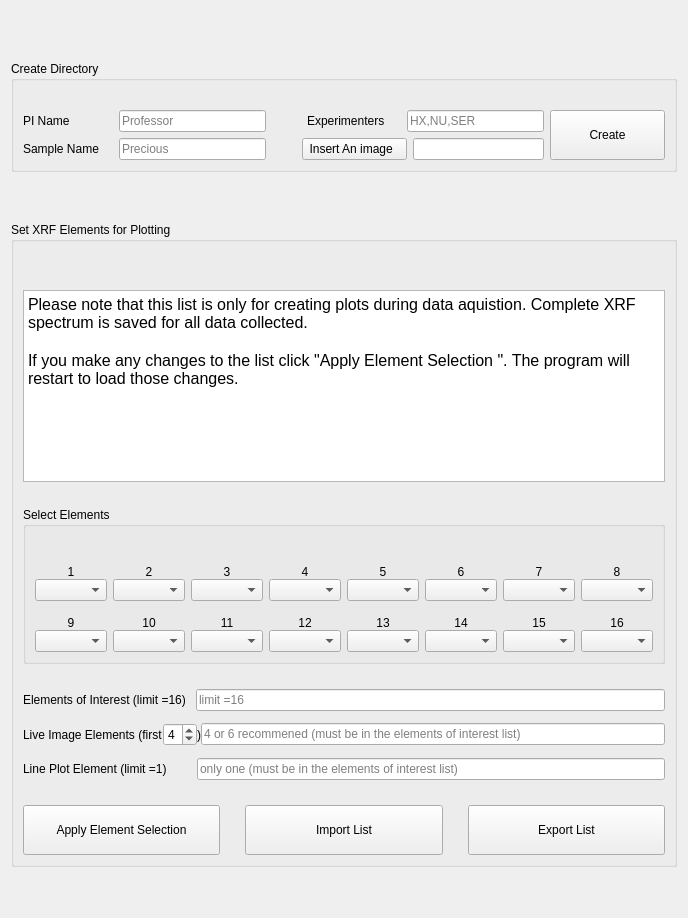
      <widget class="QWidget" name="tab_4">
       <attribute name="title">
        <string>Setup User</string>
       </attribute>
       <layout class="QGridLayout" name="gridLayout_43">
        <item row="0" column="0">
         <layout class="QGridLayout" name="gridLayout_42">
          <property name="topMargin">
           <number>50</number>
          </property>
          <property name="verticalSpacing">
           <number>50</number>
          </property>
          <item row="0" column="0">
           <widget class="QGroupBox" name="groupBox_5">
            <property name="title">
             <string>Create Directory</string>
            </property>
            <layout class="QGridLayout" name="gridLayout_34">
             <item row="0" column="0">
              <widget class="QLabel" name="label_15">
               <property name="text">
                <string/>
               </property>
              </widget>
             </item>
             <item row="1" column="0">
              <layout class="QHBoxLayout" name="horizontalLayout_3">
               <property name="rightMargin">
                <number>15</number>
               </property>
               <item>
                <widget class="QLabel" name="label_11">
                 <property name="text">
                  <string>PI Name             </string>
                 </property>
                </widget>
               </item>
               <item>
                <widget class="QLineEdit" name="le_username">
                 <property name="toolTip">
                  <string/>
                 </property>
                 <property name="placeholderText">
                  <string>Professor</string>
                 </property>
                </widget>
               </item>
              </layout>
             </item>
             <item row="1" column="1">
              <layout class="QHBoxLayout" name="horizontalLayout_2">
               <property name="leftMargin">
                <number>20</number>
               </property>
               <item>
                <widget class="QLabel" name="label_12">
                 <property name="text">
                  <string>Experimenters     </string>
                 </property>
                </widget>
               </item>
               <item>
                <widget class="QLineEdit" name="le_experimenters">
                 <property name="placeholderText">
                  <string>HX,NU,SER</string>
                 </property>
                </widget>
               </item>
              </layout>
             </item>
             <item row="2" column="0">
              <layout class="QHBoxLayout" name="horizontalLayout">
               <property name="rightMargin">
                <number>15</number>
               </property>
               <item>
                <widget class="QLabel" name="label_13">
                 <property name="text">
                  <string>Sample Name    </string>
                 </property>
                </widget>
               </item>
               <item>
                <widget class="QLineEdit" name="le_sample_name">
                 <property name="placeholderText">
                  <string>Precious</string>
                 </property>
                </widget>
               </item>
              </layout>
             </item>
             <item row="2" column="1">
              <layout class="QGridLayout" name="gridLayout_33">
               <property name="leftMargin">
                <number>15</number>
               </property>
               <item row="0" column="0">
                <widget class="QPushButton" name="pb_insert_user_image">
                 <property name="sizePolicy">
                  <sizepolicy hsizetype="Preferred" vsizetype="Preferred">
                   <horstretch>0</horstretch>
                   <verstretch>0</verstretch>
                  </sizepolicy>
                 </property>
                 <property name="text">
                  <string> Insert An image   </string>
                 </property>
                </widget>
               </item>
               <item row="0" column="1">
                <widget class="QLineEdit" name="le_image_path"/>
               </item>
              </layout>
             </item>
             <item row="1" column="2" rowspan="2">
              <widget class="QPushButton" name="pb_create_user">
               <property name="sizePolicy">
                <sizepolicy hsizetype="Preferred" vsizetype="Preferred">
                 <horstretch>0</horstretch>
                 <verstretch>0</verstretch>
                </sizepolicy>
               </property>
               <property name="text">
                <string>                                          
Create
                                </string>
               </property>
              </widget>
             </item>
            </layout>
           </widget>
          </item>
          <item row="1" column="0">
           <widget class="QGroupBox" name="groupBox_7">
            <property name="title">
             <string>Set XRF Elements for Plotting</string>
            </property>
            <layout class="QGridLayout" name="gridLayout_40">
             <property name="verticalSpacing">
              <number>25</number>
             </property>
             <item row="3" column="0">
              <layout class="QGridLayout" name="gridLayout_38">
               <property name="verticalSpacing">
                <number>12</number>
               </property>
               <item row="0" column="0">
                <layout class="QGridLayout" name="gridLayout_35">
                 <item row="0" column="1">
                  <widget class="QLineEdit" name="le_roi_elems">
                   <property name="placeholderText">
                    <string>limit =16</string>
                   </property>
                  </widget>
                 </item>
                 <item row="0" column="0">
                  <widget class="QLabel" name="label_16">
                   <property name="text">
                    <string>Elements of Interest (limit =16)   </string>
                   </property>
                  </widget>
                 </item>
                </layout>
               </item>
               <item row="1" column="0">
                <layout class="QGridLayout" name="gridLayout_36">
                 <item row="0" column="0">
                  <widget class="QLabel" name="label_19">
                   <property name="text">
                    <string>Live Image Elements (first</string>
                   </property>
                  </widget>
                 </item>
                 <item row="0" column="1">
                  <widget class="QSpinBox" name="sb_live_elem_num">
                   <property name="sizePolicy">
                    <sizepolicy hsizetype="Preferred" vsizetype="Preferred">
                     <horstretch>0</horstretch>
                     <verstretch>0</verstretch>
                    </sizepolicy>
                   </property>
                   <property name="minimum">
                    <number>2</number>
                   </property>
                   <property name="maximum">
                    <number>8</number>
                   </property>
                   <property name="singleStep">
                    <number>2</number>
                   </property>
                   <property name="value">
                    <number>4</number>
                   </property>
                  </widget>
                 </item>
                 <item row="0" column="3">
                  <widget class="QLineEdit" name="le_live_elems">
                   <property name="placeholderText">
                    <string>4 or 6 recommened (must be in the elements of interest list)</string>
                   </property>
                  </widget>
                 </item>
                 <item row="0" column="2">
                  <widget class="QLabel" name="label_25">
                   <property name="text">
                    <string>)</string>
                   </property>
                  </widget>
                 </item>
                </layout>
               </item>
               <item row="2" column="0">
                <layout class="QGridLayout" name="gridLayout_37">
                 <item row="0" column="1">
                  <widget class="QLineEdit" name="le_line_elem">
                   <property name="placeholderText">
                    <string>only one (must be in the elements of interest list)</string>
                   </property>
                  </widget>
                 </item>
                 <item row="0" column="0">
                  <widget class="QLabel" name="label_20">
                   <property name="text">
                    <string>Line Plot Element (limit =1)         </string>
                   </property>
                  </widget>
                 </item>
                </layout>
               </item>
              </layout>
             </item>
             <item row="4" column="0">
              <layout class="QHBoxLayout" name="horizontalLayout_4">
               <property name="spacing">
                <number>25</number>
               </property>
               <item>
                <widget class="QPushButton" name="pb_update_xrf_elems">
                 <property name="sizePolicy">
                  <sizepolicy hsizetype="Preferred" vsizetype="Fixed">
                   <horstretch>0</horstretch>
                   <verstretch>0</verstretch>
                  </sizepolicy>
                 </property>
                 <property name="toolTip">
                  <string>Click to update changes to the data collection. This will reload the program</string>
                 </property>
                 <property name="text">
                  <string>
Apply Element Selection                   
                                          </string>
                 </property>
                </widget>
               </item>
               <item>
                <widget class="QPushButton" name="pb_import_xrf_elem_list">
                 <property name="text">
                  <string>
Import List
</string>
                 </property>
                </widget>
               </item>
               <item>
                <widget class="QPushButton" name="pb_export_xrf_elem_list">
                 <property name="text">
                  <string>
Export List
</string>
                 </property>
                </widget>
               </item>
              </layout>
             </item>
             <item row="1" column="0">
              <widget class="QTextEdit" name="textEdit_2">
               <property name="sizePolicy">
                <sizepolicy hsizetype="Expanding" vsizetype="Fixed">
                 <horstretch>0</horstretch>
                 <verstretch>0</verstretch>
                </sizepolicy>
               </property>
               <property name="styleSheet">
                <string notr="true"/>
               </property>
               <property name="readOnly">
                <bool>true</bool>
               </property>
               <property name="html">
                <string>&lt;!DOCTYPE HTML PUBLIC &quot;-//W3C//DTD HTML 4.0//EN&quot; &quot;http://www.w3.org/TR/REC-html40/strict.dtd&quot;&gt;
&lt;html&gt;&lt;head&gt;&lt;meta name=&quot;qrichtext&quot; content=&quot;1&quot; /&gt;&lt;style type=&quot;text/css&quot;&gt;
p, li { white-space: pre-wrap; }
&lt;/style&gt;&lt;/head&gt;&lt;body style=&quot; font-family:'Segoe UI'; font-size:12pt; font-weight:400; font-style:normal;&quot;&gt;
&lt;p style=&quot; margin-top:0px; margin-bottom:0px; margin-left:0px; margin-right:0px; -qt-block-indent:0; text-indent:0px;&quot;&gt;Please note that this list is only for creating plots during data aquistion. Complete XRF spectrum is saved for all data collected. &lt;/p&gt;
&lt;p style=&quot;-qt-paragraph-type:empty; margin-top:0px; margin-bottom:0px; margin-left:0px; margin-right:0px; -qt-block-indent:0; text-indent:0px;&quot;&gt;&lt;br /&gt;&lt;/p&gt;
&lt;p style=&quot; margin-top:0px; margin-bottom:0px; margin-left:0px; margin-right:0px; -qt-block-indent:0; text-indent:0px;&quot;&gt;If you make any changes to the list click &amp;quot;Apply Element Selection &amp;quot;. The program will restart to load those changes.&lt;/p&gt;&lt;/body&gt;&lt;/html&gt;</string>
               </property>
              </widget>
             </item>
             <item row="0" column="0">
              <widget class="QLabel" name="label_21">
               <property name="text">
                <string/>
               </property>
              </widget>
             </item>
             <item row="2" column="0">
              <widget class="QGroupBox" name="xrf_elem_cb_widget">
               <property name="sizePolicy">
                <sizepolicy hsizetype="Preferred" vsizetype="Fixed">
                 <horstretch>0</horstretch>
                 <verstretch>0</verstretch>
                </sizepolicy>
               </property>
               <property name="title">
                <string>Select Elements</string>
               </property>
               <layout class="QGridLayout" name="gridLayout_41">
                <property name="verticalSpacing">
                 <number>15</number>
                </property>
                <item row="0" column="1">
                 <widget class="QLabel" name="label_22">
                  <property name="text">
                   <string/>
                  </property>
                 </widget>
                </item>
                <item row="1" column="0">
                 <layout class="QVBoxLayout" name="verticalLayout_22">
                  <item>
                   <widget class="QLabel" name="label_23">
                    <property name="text">
                     <string>1</string>
                    </property>
                    <property name="alignment">
                     <set>Qt::AlignCenter</set>
                    </property>
                   </widget>
                  </item>
                  <item>
                   <widget class="QComboBox" name="cb_elem_1"/>
                  </item>
                 </layout>
                </item>
                <item row="1" column="1">
                 <layout class="QVBoxLayout" name="verticalLayout_23">
                  <item>
                   <widget class="QLabel" name="label_24">
                    <property name="text">
                     <string>2</string>
                    </property>
                    <property name="alignment">
                     <set>Qt::AlignCenter</set>
                    </property>
                   </widget>
                  </item>
                  <item>
                   <widget class="QComboBox" name="cb_elem_2"/>
                  </item>
                 </layout>
                </item>
                <item row="1" column="2">
                 <layout class="QVBoxLayout" name="verticalLayout">
                  <item>
                   <widget class="QLabel" name="label_38">
                    <property name="text">
                     <string>3</string>
                    </property>
                    <property name="alignment">
                     <set>Qt::AlignCenter</set>
                    </property>
                   </widget>
                  </item>
                  <item>
                   <widget class="QComboBox" name="cb_elem_3"/>
                  </item>
                 </layout>
                </item>
                <item row="1" column="3">
                 <layout class="QVBoxLayout" name="verticalLayout_3">
                  <item>
                   <widget class="QLabel" name="label_33">
                    <property name="text">
                     <string>4</string>
                    </property>
                    <property name="alignment">
                     <set>Qt::AlignCenter</set>
                    </property>
                   </widget>
                  </item>
                  <item>
                   <widget class="QComboBox" name="cb_elem_4"/>
                  </item>
                 </layout>
                </item>
                <item row="1" column="4">
                 <layout class="QVBoxLayout" name="verticalLayout_4">
                  <item>
                   <widget class="QLabel" name="label_35">
                    <property name="text">
                     <string>5</string>
                    </property>
                    <property name="alignment">
                     <set>Qt::AlignCenter</set>
                    </property>
                   </widget>
                  </item>
                  <item>
                   <widget class="QComboBox" name="cb_elem_5"/>
                  </item>
                 </layout>
                </item>
                <item row="1" column="5">
                 <layout class="QVBoxLayout" name="verticalLayout_10">
                  <item>
                   <widget class="QLabel" name="label_30">
                    <property name="text">
                     <string>6</string>
                    </property>
                    <property name="alignment">
                     <set>Qt::AlignCenter</set>
                    </property>
                   </widget>
                  </item>
                  <item>
                   <widget class="QComboBox" name="cb_elem_6"/>
                  </item>
                 </layout>
                </item>
                <item row="1" column="6">
                 <layout class="QVBoxLayout" name="verticalLayout_12">
                  <item>
                   <widget class="QLabel" name="label_36">
                    <property name="text">
                     <string>7</string>
                    </property>
                    <property name="alignment">
                     <set>Qt::AlignCenter</set>
                    </property>
                   </widget>
                  </item>
                  <item>
                   <widget class="QComboBox" name="cb_elem_7"/>
                  </item>
                 </layout>
                </item>
                <item row="1" column="7">
                 <layout class="QVBoxLayout" name="verticalLayout_13">
                  <item>
                   <widget class="QLabel" name="label_31">
                    <property name="text">
                     <string>8</string>
                    </property>
                    <property name="alignment">
                     <set>Qt::AlignCenter</set>
                    </property>
                   </widget>
                  </item>
                  <item>
                   <widget class="QComboBox" name="cb_elem_8"/>
                  </item>
                 </layout>
                </item>
                <item row="2" column="0">
                 <layout class="QVBoxLayout" name="verticalLayout_14">
                  <item>
                   <widget class="QLabel" name="label_37">
                    <property name="text">
                     <string>9</string>
                    </property>
                    <property name="alignment">
                     <set>Qt::AlignCenter</set>
                    </property>
                   </widget>
                  </item>
                  <item>
                   <widget class="QComboBox" name="cb_elem_9"/>
                  </item>
                 </layout>
                </item>
                <item row="2" column="1">
                 <layout class="QVBoxLayout" name="verticalLayout_15">
                  <item>
                   <widget class="QLabel" name="label_34">
                    <property name="text">
                     <string>10</string>
                    </property>
                    <property name="alignment">
                     <set>Qt::AlignCenter</set>
                    </property>
                   </widget>
                  </item>
                  <item>
                   <widget class="QComboBox" name="cb_elem_10"/>
                  </item>
                 </layout>
                </item>
                <item row="2" column="2">
                 <layout class="QVBoxLayout" name="verticalLayout_16">
                  <item>
                   <widget class="QLabel" name="label_29">
                    <property name="text">
                     <string>11</string>
                    </property>
                    <property name="alignment">
                     <set>Qt::AlignCenter</set>
                    </property>
                   </widget>
                  </item>
                  <item>
                   <widget class="QComboBox" name="cb_elem_11"/>
                  </item>
                 </layout>
                </item>
                <item row="2" column="3">
                 <layout class="QVBoxLayout" name="verticalLayout_18">
                  <item>
                   <widget class="QLabel" name="label_28">
                    <property name="text">
                     <string>12</string>
                    </property>
                    <property name="alignment">
                     <set>Qt::AlignCenter</set>
                    </property>
                   </widget>
                  </item>
                  <item>
                   <widget class="QComboBox" name="cb_elem_12"/>
                  </item>
                 </layout>
                </item>
                <item row="2" column="4">
                 <layout class="QVBoxLayout" name="verticalLayout_17">
                  <item>
                   <widget class="QLabel" name="label_26">
                    <property name="text">
                     <string>13</string>
                    </property>
                    <property name="alignment">
                     <set>Qt::AlignCenter</set>
                    </property>
                   </widget>
                  </item>
                  <item>
                   <widget class="QComboBox" name="cb_elem_13"/>
                  </item>
                 </layout>
                </item>
                <item row="2" column="5">
                 <layout class="QVBoxLayout" name="verticalLayout_19">
                  <item>
                   <widget class="QLabel" name="label_39">
                    <property name="text">
                     <string>14</string>
                    </property>
                    <property name="alignment">
                     <set>Qt::AlignCenter</set>
                    </property>
                   </widget>
                  </item>
                  <item>
                   <widget class="QComboBox" name="cb_elem_14"/>
                  </item>
                 </layout>
                </item>
                <item row="2" column="6">
                 <layout class="QVBoxLayout" name="verticalLayout_20">
                  <item>
                   <widget class="QLabel" name="label_40">
                    <property name="text">
                     <string>15</string>
                    </property>
                    <property name="alignment">
                     <set>Qt::AlignCenter</set>
                    </property>
                   </widget>
                  </item>
                  <item>
                   <widget class="QComboBox" name="cb_elem_15"/>
                  </item>
                 </layout>
                </item>
                <item row="2" column="7">
                 <layout class="QVBoxLayout" name="verticalLayout_21">
                  <item>
                   <widget class="QLabel" name="label_41">
                    <property name="text">
                     <string>16</string>
                    </property>
                    <property name="alignment">
                     <set>Qt::AlignCenter</set>
                    </property>
                   </widget>
                  </item>
                  <item>
                   <widget class="QComboBox" name="cb_elem_16"/>
                  </item>
                 </layout>
                </item>
               </layout>
              </widget>
             </item>
            </layout>
           </widget>
          </item>
         </layout>
        </item>
        <item row="2" column="0">
         <spacer name="verticalSpacer">
          <property name="orientation">
           <enum>Qt::Vertical</enum>
          </property>
          <property name="sizeHint" stdset="0">
           <size>
            <width>20</width>
            <height>40</height>
           </size>
          </property>
         </spacer>
        </item>
       </layout>
      </widget>
